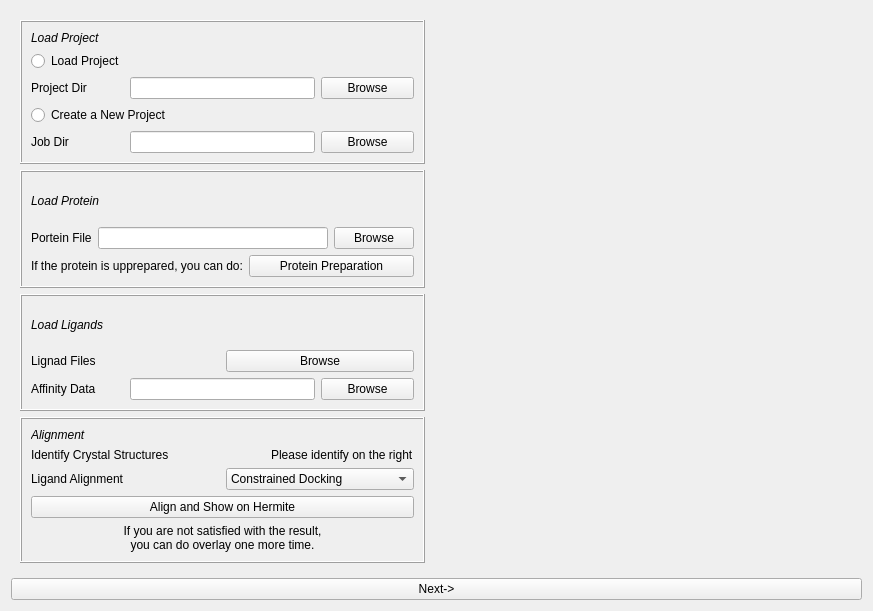
<?xml version="1.0" encoding="UTF-8"?>
<ui version="4.0">
 <class>preparation</class>
 <widget class="QWidget" name="preparation">
  <property name="enabled">
   <bool>true</bool>
  </property>
  <property name="geometry">
   <rect>
    <x>0</x>
    <y>0</y>
    <width>873</width>
    <height>611</height>
   </rect>
  </property>
  <property name="windowTitle">
   <string>Form</string>
  </property>
  <layout class="QVBoxLayout" name="verticalLayout_6" stretch="0,0">
   <item>
    <layout class="QHBoxLayout" name="horizontalLayout_11" stretch="1,1">
     <item>
      <widget class="QWidget" name="widget" native="true">
       <layout class="QVBoxLayout" name="verticalLayout">
        <item>
         <widget class="QFrame" name="frame">
          <property name="frameShape">
           <enum>QFrame::Box</enum>
          </property>
          <property name="frameShadow">
           <enum>QFrame::Raised</enum>
          </property>
          <layout class="QVBoxLayout" name="verticalLayout_2">
           <item>
            <widget class="QLabel" name="label_5">
             <property name="font">
              <font>
               <italic>true</italic>
              </font>
             </property>
             <property name="text">
              <string>Load Project</string>
             </property>
            </widget>
           </item>
           <item>
            <widget class="QRadioButton" name="radioButton">
             <property name="text">
              <string>Load Project</string>
             </property>
            </widget>
           </item>
           <item>
            <layout class="QHBoxLayout" name="horizontalLayout_2" stretch="1,2,1">
             <item>
              <widget class="QLabel" name="label">
               <property name="text">
                <string>Project Dir</string>
               </property>
              </widget>
             </item>
             <item>
              <widget class="QLineEdit" name="project_line"/>
             </item>
             <item>
              <widget class="QPushButton" name="peoject_button">
               <property name="text">
                <string>Browse</string>
               </property>
              </widget>
             </item>
            </layout>
           </item>
           <item>
            <widget class="QRadioButton" name="radioButton_2">
             <property name="text">
              <string>Create a New Project</string>
             </property>
            </widget>
           </item>
           <item>
            <layout class="QHBoxLayout" name="horizontalLayout_3" stretch="1,2,1">
             <item>
              <widget class="QLabel" name="label_2">
               <property name="text">
                <string>Job Dir</string>
               </property>
              </widget>
             </item>
             <item>
              <widget class="QLineEdit" name="job_line"/>
             </item>
             <item>
              <widget class="QPushButton" name="job_button">
               <property name="text">
                <string>Browse</string>
               </property>
              </widget>
             </item>
            </layout>
           </item>
          </layout>
         </widget>
        </item>
        <item>
         <widget class="QFrame" name="frame_3">
          <property name="frameShape">
           <enum>QFrame::Box</enum>
          </property>
          <property name="frameShadow">
           <enum>QFrame::Raised</enum>
          </property>
          <layout class="QVBoxLayout" name="verticalLayout_3">
           <item>
            <widget class="QLabel" name="label_6">
             <property name="font">
              <font>
               <italic>true</italic>
              </font>
             </property>
             <property name="text">
              <string>Load Protein</string>
             </property>
            </widget>
           </item>
           <item>
            <layout class="QHBoxLayout" name="horizontalLayout_4" stretch="0,0,0">
             <item>
              <widget class="QLabel" name="label_3">
               <property name="text">
                <string>Portein File</string>
               </property>
              </widget>
             </item>
             <item>
              <widget class="QLineEdit" name="protein_file"/>
             </item>
             <item>
              <widget class="QPushButton" name="protein_button">
               <property name="text">
                <string>Browse</string>
               </property>
              </widget>
             </item>
            </layout>
           </item>
           <item>
            <layout class="QHBoxLayout" name="horizontalLayout_5" stretch="0,0">
             <item>
              <widget class="QLabel" name="label_4">
               <property name="text">
                <string>If the protein is upprepared, you can do:</string>
               </property>
              </widget>
             </item>
             <item>
              <widget class="QPushButton" name="unprepare_button">
               <property name="text">
                <string>Protein Preparation</string>
               </property>
              </widget>
             </item>
            </layout>
           </item>
          </layout>
         </widget>
        </item>
        <item>
         <widget class="QFrame" name="frame_4">
          <property name="frameShape">
           <enum>QFrame::Box</enum>
          </property>
          <property name="frameShadow">
           <enum>QFrame::Raised</enum>
          </property>
          <layout class="QVBoxLayout" name="verticalLayout_4">
           <item>
            <widget class="QLabel" name="label_7">
             <property name="font">
              <font>
               <italic>true</italic>
              </font>
             </property>
             <property name="text">
              <string>Load Ligands</string>
             </property>
            </widget>
           </item>
           <item>
            <layout class="QHBoxLayout" name="horizontalLayout_6" stretch="1,1">
             <item>
              <widget class="QLabel" name="label_8">
               <property name="text">
                <string>Lignad Files</string>
               </property>
              </widget>
             </item>
             <item>
              <widget class="QPushButton" name="ligand_button">
               <property name="text">
                <string>Browse</string>
               </property>
              </widget>
             </item>
            </layout>
           </item>
           <item>
            <layout class="QHBoxLayout" name="horizontalLayout_8" stretch="1,2,1">
             <item>
              <widget class="QLabel" name="label_10">
               <property name="text">
                <string>Affinity Data</string>
               </property>
              </widget>
             </item>
             <item>
              <widget class="QLineEdit" name="affinity_line"/>
             </item>
             <item>
              <widget class="QPushButton" name="button_dGImport">
               <property name="text">
                <string>Browse</string>
               </property>
              </widget>
             </item>
            </layout>
           </item>
          </layout>
         </widget>
        </item>
        <item>
         <widget class="QFrame" name="frame_5">
          <property name="frameShape">
           <enum>QFrame::Box</enum>
          </property>
          <property name="frameShadow">
           <enum>QFrame::Raised</enum>
          </property>
          <layout class="QVBoxLayout" name="verticalLayout_5">
           <item>
            <widget class="QLabel" name="label_9">
             <property name="font">
              <font>
               <italic>true</italic>
              </font>
             </property>
             <property name="text">
              <string>Alignment</string>
             </property>
            </widget>
           </item>
           <item>
            <layout class="QHBoxLayout" name="horizontalLayout_9" stretch="1,0">
             <item>
              <widget class="QLabel" name="label_11">
               <property name="text">
                <string>Identify Crystal Structures</string>
               </property>
              </widget>
             </item>
             <item>
              <widget class="QLabel" name="label_13">
               <property name="text">
                <string>Please identify on the right</string>
               </property>
              </widget>
             </item>
            </layout>
           </item>
           <item>
            <layout class="QHBoxLayout" name="horizontalLayout_10" stretch="1,1">
             <item>
              <widget class="QLabel" name="label_12">
               <property name="text">
                <string>Ligand Alignment</string>
               </property>
              </widget>
             </item>
             <item>
              <widget class="QComboBox" name="align_box">
               <item>
                <property name="text">
                 <string>Constrained Docking</string>
                </property>
               </item>
               <item>
                <property name="text">
                 <string>None</string>
                </property>
               </item>
              </widget>
             </item>
            </layout>
           </item>
           <item>
            <widget class="QPushButton" name="hermite_button">
             <property name="text">
              <string>Align and Show on Hermite</string>
             </property>
            </widget>
           </item>
           <item>
            <widget class="QLabel" name="label_14">
             <property name="text">
              <string>If you are not satisfied with the result, 
you can do overlay one more time.</string>
             </property>
             <property name="alignment">
              <set>Qt::AlignCenter</set>
             </property>
            </widget>
           </item>
          </layout>
         </widget>
        </item>
       </layout>
      </widget>
     </item>
     <item>
      <widget class="QWidget" name="right_panel" native="true">
       <layout class="QVBoxLayout" name="table_layout"/>
      </widget>
     </item>
    </layout>
   </item>
   <item>
    <widget class="QPushButton" name="button_next_prep">
     <property name="text">
      <string>Next-&gt;</string>
     </property>
    </widget>
   </item>
  </layout>
 </widget>
 <resources/>
 <connections/>
</ui>
